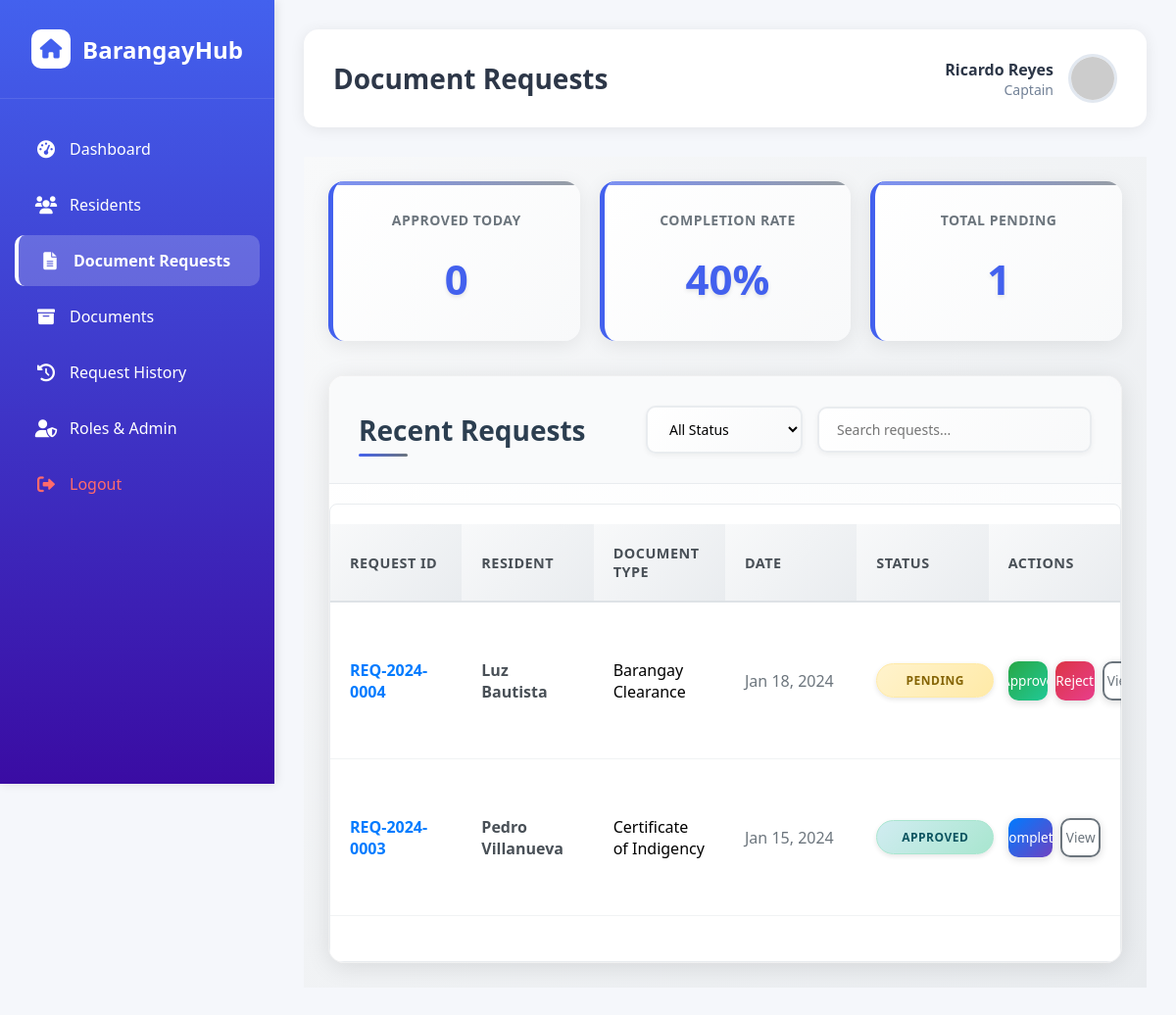
Page /adminsoft/pages/requests.php (signed in) on the committed database.
### tables this page shows
CREATE TABLE `request` (
  `request_id`       INT(11)                                              NOT NULL AUTO_INCREMENT,
  `request_code`     VARCHAR(50)                                          NOT NULL,
  `resident_id`      INT(11)                                              DEFAULT NULL,
  `resident_email`   VARCHAR(100)                                         NOT NULL,
  `resident_name`    VARCHAR(100)                                         NOT NULL,
  `resident_contact` VARCHAR(20)                                          NOT NULL,
  `resident_address` TEXT                                                 NOT NULL,
  `document_type_id` INT(11)                                              NOT NULL,
  `purpose`          TEXT                                                 NOT NULL,
  `specific_purpose` TEXT                                                 DEFAULT NULL,
  `urgency_level`    ENUM('low','medium','high','urgent')                 DEFAULT 'medium',
  `STATUS`           ENUM('pending','approved','completed','rejected')    DEFAULT 'pending',
  `fee_amount`       DECIMAL(8,2)                                         DEFAULT 0.00,
  `fee_paid`         TINYINT(1)                                           DEFAULT 0,
  `request_date`     DATETIME                                             DEFAULT CURRENT_TIMESTAMP,
  `processed_date`   DATETIME                                             DEFAULT NULL,
  `processed_by`     INT(11)                                              DEFAULT NULL,
  `pickup_date`      DATETIME                                             DEFAULT NULL,
  `rejection_reason` TEXT                                                 DEFAULT NULL,
  `created_at`       DATETIME                                             DEFAULT CURRENT_TIMESTAMP,
  `updated_at`       DATETIME                                             DEFAULT CURRENT_TIMESTAMP ON UPDATE CURRENT_TIMESTAMP,
  PRIMARY KEY (`request_id`),
  UNIQUE KEY `request_code`    (`request_code`),
  KEY `idx_resident_id`        (`resident_id`),
  KEY `idx_status`             (`STATUS`),
  KEY `idx_request_date`       (`request_date`),
  KEY `document_type_id`       (`document_type_id`),
  KEY `processed_by`           (`processed_by`),
  CONSTRAINT `request_ibfk_1` FOREIGN KEY (`document_type_id`) REFERENCES `document_type` (`type_id`) ON DELETE CASCADE,
  CONSTRAINT `request_ibfk_2` FOREIGN KEY (`processed_by`)     REFERENCES `admin`         (`admin_id`) ON DELETE SET NULL
);

CREATE TABLE `document_type` (
  `type_id`         INT(11)       NOT NULL AUTO_INCREMENT,
  `NAME`            VARCHAR(100)  NOT NULL,
  `DESCRIPTION`     TEXT          DEFAULT NULL,
  `base_fee`        DECIMAL(8,2)  DEFAULT 0.00,
  `processing_days` INT(11)       DEFAULT 3,
  `requirements`    TEXT          DEFAULT NULL,
  `created_at`      DATETIME      DEFAULT CURRENT_TIMESTAMP,
  PRIMARY KEY (`type_id`),
  KEY `idx_name` (`NAME`)
);

### adminsoft/pages/requests.php (the view, shortened to what this page needs)
<?php
include '../includes/header.php';
$database = new Database();
$db = $database->getConnection();
$page = isset($_GET['page']) ? (int)$_GET['page'] : 1;
$limit = 20;
$offset = ($page - 1) * $limit;
$filter = isset($_GET['filter']) ? $_GET['filter'] : 'all';
$search = isset($_GET['search']) ? $_GET['search'] : '';
$where_conditions = ["r.status != 'completed'", "r.status != 'rejected'"];
$where_clause = implode(' AND ', $where_conditions);
$requests = [];
try {
    $query = "SELECT r.request_id, r.status, r.request_code, r.resident_name, dt.name as document_type, r.request_date
              FROM request r
              JOIN document_type dt ON r.document_type_id = dt.type_id
              WHERE $where_clause
              ORDER BY r.request_date DESC
              LIMIT :limit OFFSET :offset";
    $stmt = $db->prepare($query);
    $stmt->bindValue(':limit', $limit, PDO::PARAM_INT);
    $stmt->bindValue(':offset', $offset, PDO::PARAM_INT);
    $stmt->execute();
    $requests = $stmt->fetchAll(PDO::FETCH_ASSOC);
} catch (PDOException $e) {
    $requests = [];
}
$stats = [];
try {
    $query = "SELECT COUNT(*) as count FROM request WHERE DATE(processed_date) = CURDATE() AND STATUS = 'approved'";
    $stmt = $db->prepare($query);
    $stmt->execute();
    $stats['approved_today'] = $stmt->fetch(PDO::FETCH_ASSOC)['count'];
    $query = "SELECT COUNT(*) as count FROM request WHERE STATUS = 'pending'";
    $stmt = $db->prepare($query);
    $stmt->execute();
    $stats['total_pending'] = $stmt->fetch(PDO::FETCH_ASSOC)['count'];
    $query = "SELECT
        COUNT(*) as total,
        SUM(CASE WHEN status = 'completed' THEN 1 ELSE 0 END) as completed
        FROM request";
    $stmt = $db->prepare($query);
    $stmt->execute();
    $result = $stmt->fetch(PDO::FETCH_ASSOC);
    $completion_rate = $result['total'] > 0 ? round(($result['completed'] / $result['total']) * 100) : 0;
    $stats['completion_rate'] = $completion_rate;
} catch (PDOException $e) {
    $stats = ['approved_today' => 0, 'total_pending' => 0, 'completion_rate' => 0];
}
?>
<!DOCTYPE html>
<html lang="en">
<head>
    <link rel="stylesheet" href="../css/style.css">
    <link rel="stylesheet" href="https://cdnjs.cloudflare.com/ajax/libs/font-awesome/6.0.0/css/all.min.css">
</head>
<body>
    <div class="requests-container">
<div class="stats-container">
    <div class="stat-card">
        <div class="stat-label">Approved Today</div>
        <div class="stat-value"><?php echo $stats['approved_today']; ?></div>
    </div>
    <div class="stat-card">
        <div class="stat-label">Completion Rate</div>
        <div class="stat-value"><?php echo $stats['completion_rate']; ?>%</div>
    </div>
    <div class="stat-card">
        <div class="stat-label">Total Pending</div>
        <div class="stat-value"><?php echo $stats['total_pending']; ?></div>
    </div>
</div>
        <div class="content-card">
            <div class="card-header">
                <h3 class="card-title">Recent Requests</h3>
                <div class="filter-controls">
                    <select class="filter-select" id="request-status-filter">
                        <option value="all" <?php echo $filter === 'all' ? 'selected' : ''; ?>>All Status</option>
                    </select>
                    <input type="text" class="search-input" id="request-search" placeholder="Search requests..." value="<?php echo htmlspecialchars($search); ?>">
                </div>
            </div>
            <div class="table-container">
                <table class="requests-table">
                    <thead>
                        <tr>
                            <th>Request ID</th>
                            <th>Resident</th>
                            <th>Document Type</th>
                            <th>Date</th>
                            <th>Status</th>
                            <th>Actions</th>
                        </tr>
                    </thead>
                    <tbody id="requests-table-body">
              <?php foreach ($requests as $request):
    $status = isset($request['status']) ? $request['status'] : 'pending';
    $status_class = strtolower($status);
?>
                        <tr class="request-row" data-request-id="<?php echo htmlspecialchars($request['request_id']); ?>" data-status="<?php echo $status_class; ?>">
                            <td style="font-weight: 700; color: #007bff;"><?php echo htmlspecialchars($request['request_code']); ?></td>
                            <td style="font-weight: 600; color: #495057;"><?php echo htmlspecialchars($request['resident_name']); ?></td>
                            <td><?php echo htmlspecialchars($request['document_type']); ?></td>
                            <td style="color: #6c757d;"><?php echo date('M j, Y', strtotime($request['request_date'])); ?></td>
                            <td>
                                <span class="status status-<?php echo $status_class; ?>">
                                    <?php echo ucfirst($status); ?>
                                </span>
                            </td>
                            <td>
                                <div class="action-buttons">
                                    <?php if ($status == 'pending'): ?>
                                        <button class="btn btn-success action-btn approve-request"
                                                data-id="<?php echo htmlspecialchars($request['request_id']); ?>"
                                                title="Approve">
                                            Approve
                                        </button>
                                        <button class="btn btn-danger action-btn reject-request"
                                                data-id="<?php echo htmlspecialchars($request['request_id']); ?>"
                                                title="Reject">
                                            Reject
                                        </button>
                                    <?php elseif ($status == 'approved'): ?>
                                        <button class="btn btn-primary action-btn complete-request"
                                                data-id="<?php echo htmlspecialchars($request['request_id']); ?>"
                                                title="Complete">
                                            Complete
                                        </button>
                                    <?php endif; ?>
                                    <button class="btn btn-outline action-btn view-request"
                                            data-id="<?php echo htmlspecialchars($request['request_id']); ?>"
                                            title="View">
                                        View
                                    </button>
                                </div>
                            </td>
                        </tr>
                        <?php endforeach; ?>
                    </tbody>
                </table>
            </div>
        </div>
    </div>
</body>
</html>
<?php include '../includes/footer.php'; ?>

### adminsoft/css/style.css (style rules this page uses)
* { margin: 0; padding: 0; box-sizing: border-box; font-family: 'Segoe UI', Tahoma, Geneva, Verdana, sans-serif; }
:root { --primary: #4361ee; --secondary: #3f37c9; --success: #4cc9f0; --info: #4895ef; --warning: #f72585; --light: #f8f9fa; --dark: #212529; --gray: #6c757d; --light-gray: #e9ecef; }
body { margin: 0; padding: 0; background-color: #f5f7fb; }
.card-header { display: flex; justify-content: space-between; align-items: center; margin-bottom: 20px; padding-bottom: 15px; border-bottom: 1px solid var(--light-gray); flex-wrap: wrap; gap: 15px; }
.card-title { font-size: 18px; font-weight: 600; color: var(--dark); }
.stats-container { display: grid; grid-template-columns: repeat(auto-fit, minmax(250px, 1fr)); gap: 20px; margin-bottom: 30px; }
.stat-card { background: white; border-radius: 10px; padding: 20px; box-shadow: 0 4px 12px rgba(0, 0, 0, 0.05); display: flex; flex-direction: column; }
.stat-value { font-size: 32px; font-weight: 700; color: var(--primary); margin: 10px 0; }
.stat-label { color: var(--gray); font-size: 14px; }
.table-container { overflow-x: auto; }
table { width: 100%; border-collapse: collapse; margin: 20px 0; }
th, td { padding: 12px 15px; text-align: left; border-bottom: 1px solid var(--light-gray); }
th { background-color: var(--light); font-weight: 600; }
.status { padding: 6px 12px; border-radius: 20px; font-size: 11px; font-weight: 600; text-transform: uppercase; letter-spacing: 0.5px; display: inline-block; }
.status-pending { background: #fff3cd; color: #856404; border: 1px solid #ffeaa7; }
.status-approved { background: #d1ecf1; color: #0c5460; border: 1px solid #bee5eb; }
.btn { display: inline-flex; align-items: center; justify-content: center; padding: 10px 20px; border: none; border-radius: 6px; font-size: 16px; font-weight: 500; cursor: pointer; transition: all 0.3s; gap: 8px; }
.btn-primary { background-color: var(--primary); color: white; }
.btn-outline { background-color: transparent; border: 1px solid var(--gray); color: var(--gray); }
.btn-success { background-color: #0c9b49; color: white; }
.btn-danger { background-color: #e30000; color: white; }
.action-buttons { display: flex; gap: 10px; }
.action-btn { padding: 6px 10px; border-radius: 4px; font-size: 14px; }
.filter-controls { display: flex; gap: 15px; align-items: center; flex-wrap: wrap; }
#request-status-filter, #request-search { transition: all 0.3s ease; }
.request-row { transition: all 0.3s ease; }
.status { padding: 6px 12px; border-radius: 20px; font-size: 0.75rem; font-weight: 700; text-transform: uppercase; letter-spacing: 0.5px; display: inline-block; min-width: 120px; text-align: center; }
.status-approved { background: linear-gradient(135deg, #d1ecf1 0%, #a8e6cf 100%); color: #0c5460; border: 1px solid #a8e6cf; }
.table-container { overflow-x: auto; width: 100%; border-radius: 8px; border: 1px solid var(--light-gray); }
.btn { padding: 8px 16px; border: none; border-radius: 4px; cursor: pointer; font-size: 0.9rem; transition: all 0.3s ease; }
.btn-primary { background: #007bff; color: white; }
.btn-outline { background: transparent; border: 1px solid #6c757d; color: #6c757d; }

### rows in the picture
request: request_code "REQ-2024-0004", resident_name "Luz Bautista", document_type.NAME "Barangay Clearance", request_date "Jan 18, 2024", STATUS "PENDING"
request: request_code "REQ-2024-0003", resident_name "Pedro Villanueva", document_type.NAME "Certificate of Indigency", request_date "Jan 15, 2024", STATUS "APPROVED"

### other values in the picture
$titles[$current_page] "Document Requests"
$_SESSION['first_name'] "Ricardo"
$_SESSION['last_name'] "Reyes"
$_SESSION['role'] "Captain"
$stats['approved_today'] "0"
$stats['completion_rate'] "40"
$stats['total_pending'] "1"
